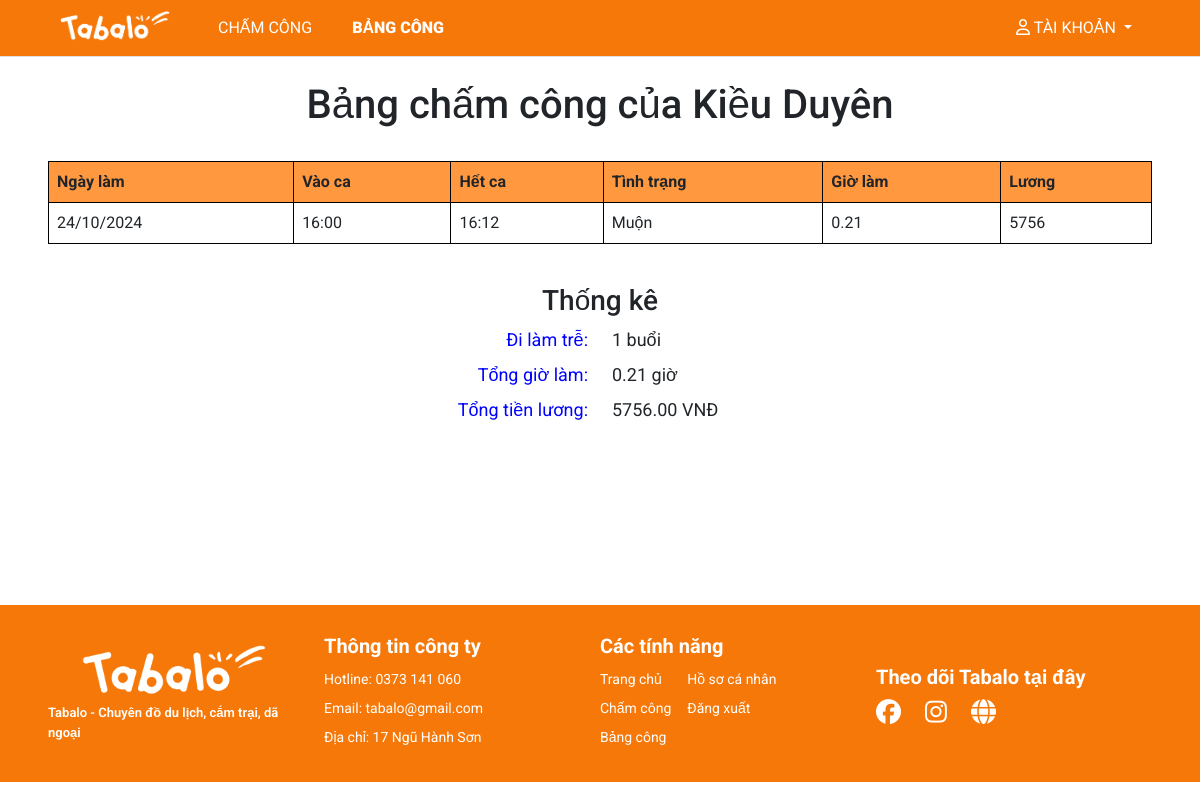
The app's page /sheet/kieuduyen/ (signed in) with its own data.
### myapp/models.py (models this page shows, shortened)
class Sheet(models.Model):
    user=models.ForeignKey(User,on_delete=models.CASCADE)
    date=models.DateField()
    checkin=models.TimeField()
    checkout=models.TimeField(blank=True, null=True)
    work_hour=models.DecimalField(max_digits=5, decimal_places=2, blank=True, null=True)
    salary=models.DecimalField(max_digits=10, decimal_places=0, blank=True, null=True)
    status=models.CharField(max_length=20, choices=[('Đúng Giờ', 'Đúng Giờ'), ('Muộn', 'Muộn')], default='Đúng Giờ')

### myapp/views.py (the view)
# urls.py: path('sheet/', views.main_sheet, name='main-sheet'),
def sheet(request, username):
    try:
        user = User.objects.get(username=username)
    except User.DoesNotExist:
        user = None
    if user and request.user.is_authenticated:
        print(request.path)
        if request.user.username == username:
            title = f'Bảng chấm công {username}'
            sheets = Sheet.objects.filter(user=user).order_by('-date')
            sheets.total_hour = sheets.aggregate(total_hour=Sum('work_hour'))['total_hour']
            sheets.total_salary = sheets.aggregate(total_salary=Sum('salary'))['total_salary']
            sheets.count_late = sheets.filter(status='Muộn').count()
            context = {'title': title,
                       'sheets': sheets}
            return render(request, 'pages/sheet.html', context)
        else:
            messages.warning(request, 'Vào của mày mà xem')
            return redirect('sheet', username=request.user.username)
    else:
        messages.error(request, 'Vui lòng đăng nhập')
        return redirect('home')

### templates/pages/sheet.html
{% extends '../layouts/base.html' %}
{% block main %}
<br>
<h1 style="text-align: center;">Bảng chấm công của {{ request.user.first_name }} {{ request.user.last_name }}</h1>
<br>
<table class="table table-hover table-bordered">
  <thead class="bg-tab">
    <tr>
      <th scope="col">Ngày làm</th>
      <th scope="col">Vào ca</th>
      <th scope="col">Hết ca</th>
      <th scope="col">Tình trạng</th>
      <th scope="col">Giờ làm</th>
      <th scope="col">Lương</th>
    </tr>
  </thead>
  <tbody>
    {% for sheet in sheets %}
    <tr>
      <td>{{ sheet.date|date:"d/m/Y" }}</td>
      <td>{{ sheet.checkin|date:"H:i" }}</td>
      <td>{{ sheet.checkout|date:"H:i" }}</td>
      <td>{{ sheet.status }}</td>
      <td>{{ sheet.work_hour }}</td>
      <td>{{ sheet.salary }}</td>
    </tr>
    {% endfor %}
  </tbody>
</table>
<br>
<h3 style="text-align: center;">Thống kê</h3>
<div class="row justify-content-center">
  <div class="col-5">
    <div class="mb-2" style="font-size: 18px; color: blue; text-align: end;">Đi làm trễ:</div>
    <div class="mb-2" style="font-size: 18px; color: blue; text-align: end;">Tổng giờ làm:</div>
    <div class="mb-2" style="font-size: 18px; color: blue; text-align: end;">Tổng tiền lương:</div>
  </div>
  <div class="col-5">
    <div class="mb-2" style="font-size: 18px; text-align: start;">{{ sheets.count_late }} buổi</div>
    <div class="mb-2" style="font-size: 18px; text-align: start;">{{ sheets.total_hour|floatformat:2 }} giờ</div>
    <div class="mb-2" style="font-size: 18px; text-align: start;"> {{ sheets.total_salary|floatformat:2 }} VNĐ</div>
  </div>
</div>
{% endblock %}

### static/styles/style.css (style rules this page uses)
.bg-tab { background-color: #FF983E !important; }
table { border-collapse: collapse; border: 1px solid #000 !important; }
table th, table td { border: 1px solid #000000; }

### records on screen
Sheet: date "24/10/2024", checkin "16:00", checkout "16:12", status "Muộn", work_hour "0.21", salary "5756"

### other values on screen
{{ request.user.first_name }} "Kiều"
{{ request.user.last_name }} "Duyên"
{{ sheets.count_late }} "1"
{{ sheets.total_hour|floatformat:2 }} "0.21"
{{ sheets.total_salary|floatformat:2 }} "5756.00"
